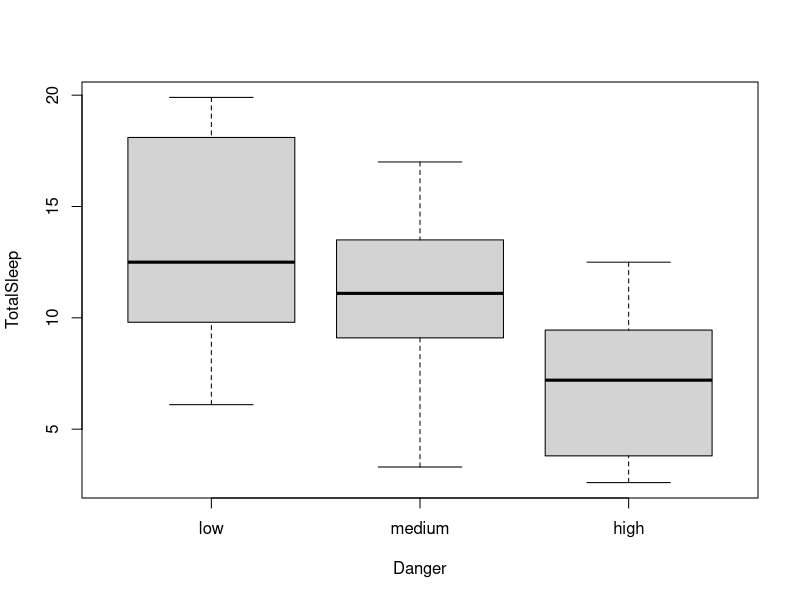

Recreate this plot in R. (Note: this script raises an error after producing the figure.)
library(plyr)
# Load data
sleep <- read.delim("sleep.txt")

# Turn danger into categorical data
sleep$Danger <- factor(sleep$Danger, levels=c(1,2,3),
                       labels=c("low","medium","high"))

# Count frequency of danger
count(sleep$Danger)

# b) Calculate mean sleep for different danger categories
t <- aggregate(TotalSleep~Danger , data=sleep , FUN=mean)

# Boxplot
plot(TotalSleep~Danger, data=sleep)

# c) Multiple linear regression
model <- lm(TotalSleep~Danger.medium+Danger.high, data=sleep)
